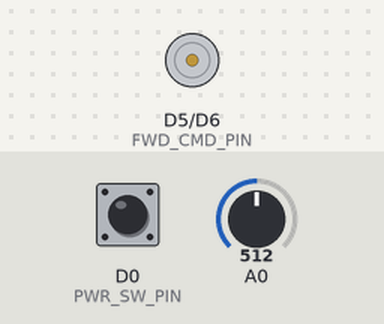
A program run on a simulated ESP8266 (NodeMCU). On the bench: motor-driver pin pairs drawn as motors (green arrow = first pin HIGH = forward, orange = second pin HIGH = backward, longer = more drive). Inputs (shaded band) come from the test bench; at power-on: D0 (PWR_SW_PIN) HIGH, A0 = 512. What the program prints to the serial monitor is not drawn.

Above: at 1.8 s.
1.9 s: D0 (PWR_SW_PIN) pulled LOW for 0.6 s
At 2.4 s:
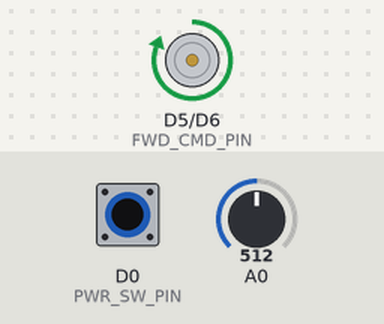
4.0 s: D0 (PWR_SW_PIN) pulled LOW for 3.2 s
At 10.9 s:
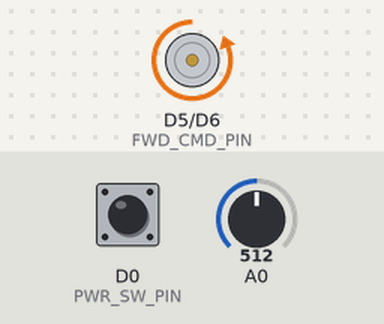
Timing chart, 0 to 12.5 s (numbered marks = the images above; inputs shaded):
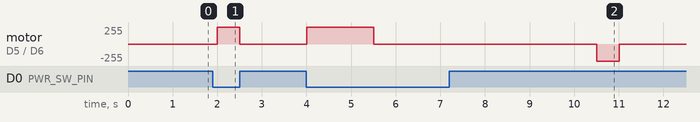

Measured:
- after the input at 1.9 s, motor on D5 (FWD_CMD_PIN) / D6 (BWD_CMD_PIN): stopped → forward 255/255 after 0.10 s, → stopped 0.50 s later
- after the input at 4.0 s, motor on D5 (FWD_CMD_PIN) / D6 (BWD_CMD_PIN): stopped → forward 255/255 at once, → stopped 1.5 s later, → backward 255/255 5.0 s later, → stopped 0.50 s later

The program:

main.cpp
```cpp
#include <Arduino.h>
// usable pins D0,D1,D2,D5,D6,D7 (D10 is TX (GPIO1), D9 is RX (GPIO3), D3 is GPIO0, D4 is GPIO2, D8 is GPIO15)
#ifdef NODEMCUV2
const int     PWR_SW_PIN    = D0; // power button switch
const int     BWD_SW_PIN    = D1; // backward button switch
const int     FWD_CMD_PIN   = D5; // forward command pin
const int     BWD_CMD_PIN   = D6; // backward command pin
const int     OPT_SEN_PIN   = D7; // optical sensor pin
const int     WAR_LED_PIN   = D2; // optical sensor pin

#elif ESP12
const int     PWR_SW_PIN    = 4;
const int     BWD_SW_PIN    = 5;
const int     FWD_CMD_PIN   = 12;
const int     BWD_CMD_PIN   = 14;
const int     OPT_SEN_PIN   = 16;
#endif

const size_t  CUT           = 0x00;
const size_t  THROUGH       = 0x01;

/* To know if the machine was started by user */
boolean runningMachine();
void startMachine();
void stopMachine();
boolean becameStuck ();
void invertDirection();
void wait (unsigned long t);

unsigned long _lastReadTime = 0;
unsigned long _lastFlipTime = 0;
size_t        _lastStateRead;
size_t        _steps = 0;
size_t        _revolutions = 0;
boolean       _unstucking = false;
boolean       _goingBackward = false;
boolean       _startTriggered  = false;
boolean       _warningStop  = false;

void setup() {
  Serial.begin(115200);
  Serial.setTimeout(2000);
  while(!Serial){}
  Serial.println("Device started");
  pinMode(BWD_CMD_PIN, OUTPUT);
  pinMode(FWD_CMD_PIN, OUTPUT);
  pinMode(OPT_SEN_PIN, INPUT);
  pinMode(PWR_SW_PIN, INPUT);
  _lastStateRead = analogRead(OPT_SEN_PIN) < CUT_THRESHOLD ? CUT : THROUGH;
}

void loop () {
  if (runningMachine()) {
    if (!_startTriggered) {
      startMachine();
      _startTriggered = true;
    }
    // TODO Agregar un control de atasco por seguridad. Sin importar logica, si no se leyo ningun step en
    // un tiempo X parar la maquina y no hacer nada mas sin importar el input del boton (runningMachine())
    // Si pasa esto, para arrancar la maquina nuevamente sera necesario un reset del sistema
    if (millis() > _lastFlipTime + WARNING_STOP_SECONDS * 1000) {
      _warningStop = true;
      digitalWrite(WAR_LED_PIN, HIGH);
    }
    if (_lastReadTime + READ_INTERVAL < millis()) {
      if (becameStuck()) {
        Serial.println("Machine is stuck. Reversing.");
        _steps = 0;
        _revolutions = 0;
        _unstucking = true;
        invertDirection();
        _lastFlipTime = millis();
      }
      if (_unstucking && _goingBackward && _revolutions >= 1) {
        Serial.println("Unstucking. Done reversing, now going forward.");
        _steps = 0;
        _revolutions = 0;
        invertDirection();
        _lastFlipTime = millis();
      }
      int read = analogRead(OPT_SEN_PIN);
      boolean flipped;
      boolean cut;
      if (read < CUT_THRESHOLD) {
        flipped = _lastStateRead == THROUGH;
        cut = true;
      } else {
        flipped = _lastStateRead == CUT;
        cut = false;
      }
      if (flipped) {
        _lastFlipTime = millis();
        if (!cut) {
          ++_steps;
          Serial.printf("Steps counted %d", _steps);
          Serial.println();
          if (_steps == STEPS_IN_REV) {
            _steps = 0;
            ++_revolutions;
            // If not reversing and more than one entire revolution was completed, the unstucking procedure must end
            _unstucking = !_goingBackward;
            Serial.printf("Revolutions counted %d", _revolutions);
            Serial.println();
          }
        }
        _lastStateRead = _lastStateRead == CUT ? THROUGH : CUT;
      }
      _lastReadTime = millis();
    }
  } else {
    //Si la maquina no funciona, mantengo los contadores actualizados
    _lastFlipTime = millis();
    _lastReadTime = millis();
    if (_startTriggered) {
      Serial.println("Stopping machine");
      stopMachine();
      _steps = 0;
      _revolutions = 0;
      _startTriggered = false;
      _goingBackward = false;
      _unstucking = false;
      _lastStateRead = analogRead(OPT_SEN_PIN) < CUT_THRESHOLD ? CUT : THROUGH;
    }
  }
  delay(500);
}

void invertDirection() {
  digitalWrite(_goingBackward ? BWD_CMD_PIN : FWD_CMD_PIN, LOW);
  Serial.print("Waiting machine to stop");
  wait(TURN_DELAY_SECONDS * 1000);
  digitalWrite(_goingBackward ? FWD_CMD_PIN : BWD_CMD_PIN, HIGH);
  _goingBackward = !_goingBackward;
  if (_goingBackward) {
    Serial.println("Now running backward");
  } else {
    Serial.println("Now running forward");
  }
}

void wait (unsigned long t) {
  long started = millis();
  unsigned long d = min(100UL, t/10);
  while (millis() < started + t) {
    Serial.print(".");
    delay(d);
  }
  Serial.println();
}

void startMachine() {
  Serial.println("Starting machine");
  digitalWrite(FWD_CMD_PIN, HIGH);
}

void stopMachine () {
  Serial.println("Stopping machine");
  digitalWrite(FWD_CMD_PIN, LOW);
  digitalWrite(BWD_CMD_PIN, LOW);
}

boolean becameStuck() {
  return (_lastFlipTime + STUCK_THRESHOLD_SECONDS * 1000) < millis();
}

boolean runningMachine() {
  return !_warningStop && LOW == digitalRead(PWR_SW_PIN);
}
```
